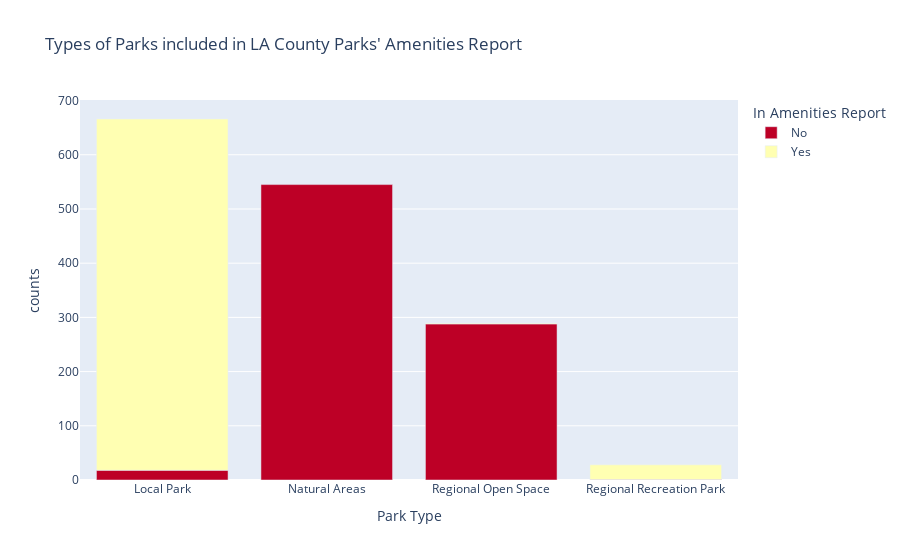

Notebook source saved alongside this figure:
### Code cell
fig = px.bar(counts_amen_rpt, x='TYPE', y='counts',
              color = 'AMEN_RPT',
             labels={
                     'TYPE': 'Park Type', 'AMEN_RPT': 'In Amenities Report'
                 }, #rename the titles
             title = "Types of Parks included in LA County Parks' Amenities Report",
             color_discrete_map={
                 'Yes': '#ffffb2',
                 'No': '#bd0026'
             }
            )

fig.show()

### Figure 1 — Plotly figure (JSON) as saved in the notebook; plotly's stock layout.template omitted (floating-point values rounded to 4 significant figures)
{"data": [{"alignmentgroup": "True", "hovertemplate": "In Amenities Report=No<br>Park Type=%{x}<br>counts=%{y}<extra></extra>", "legendgroup": "No", "marker": {"color": "#bd0026", "pattern": {"shape": ""}}, "name": "No", "offsetgroup": "No", "orientation": "v", "showlegend": true, "textposition": "auto", "type": "bar", "x": ["Local Park", "Natural Areas", "Regional Open Space", "Regional Recreation Park"], "xaxis": "x", "y": [18, 545, 288, 1], "yaxis": "y"}, {"alignmentgroup": "True", "hovertemplate": "In Amenities Report=Yes<br>Park Type=%{x}<br>counts=%{y}<extra></extra>", "legendgroup": "Yes", "marker": {"color": "#ffffb2", "pattern": {"shape": ""}}, "name": "Yes", "offsetgroup": "Yes", "orientation": "v", "showlegend": true, "textposition": "auto", "type": "bar", "x": ["Local Park", "Regional Open Space", "Regional Recreation Park"], "xaxis": "x", "y": [648, 1, 27], "yaxis": "y"}], "layout": {"autosize": true, "barmode": "relative", "legend": {"title": {"text": "In Amenities Report"}, "tracegroupgap": 0}, "title": {"text": "Types of Parks included in LA County Parks' Amenities Report"}, "xaxis": {"anchor": "y", "autorange": true, "domain": [0, 1], "range": [-0.5, 3.5], "title": {"text": "Park Type"}, "type": "category"}, "yaxis": {"anchor": "x", "autorange": true, "domain": [0, 1], "range": [0, 701.1], "title": {"text": "counts"}, "type": "linear"}}}
